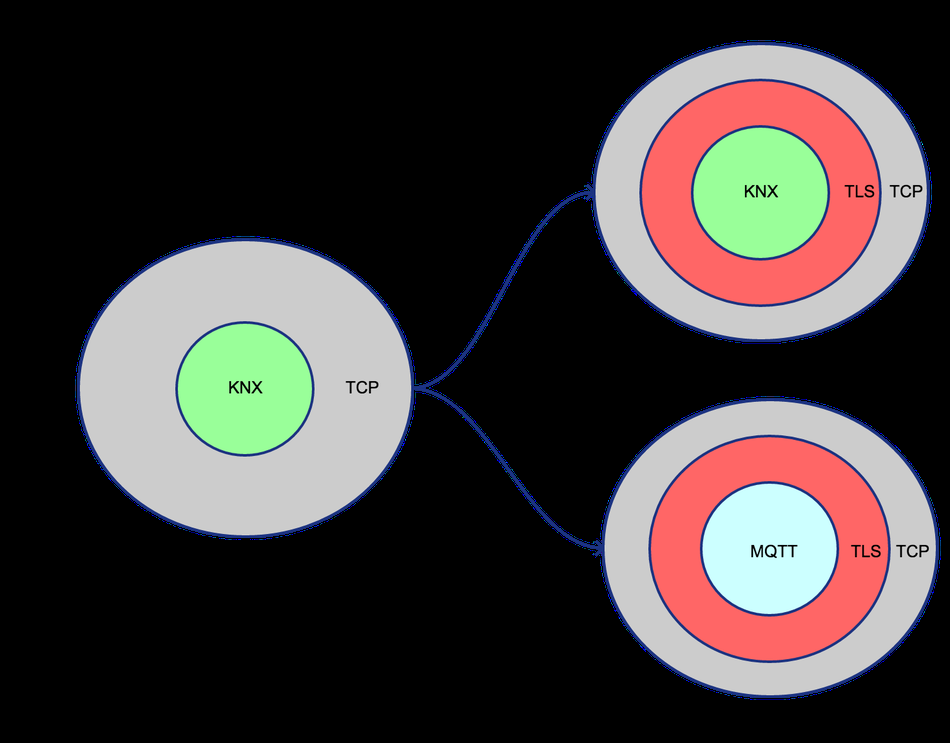
#> input picture DataScience/AnacondaProjects/cross_section_of_communication_pipe.png, 950 x 743 px, shrunk from 1474 x 1152 before the run
$ python opencv_erosion_dilation.py
#> lines starting #> are read from the running program, lines starting #| are printed output that depends on the picture
import cv2
import numpy as np

img = cv2.imread('./cross_section_of_communication_pipe.png', 0)
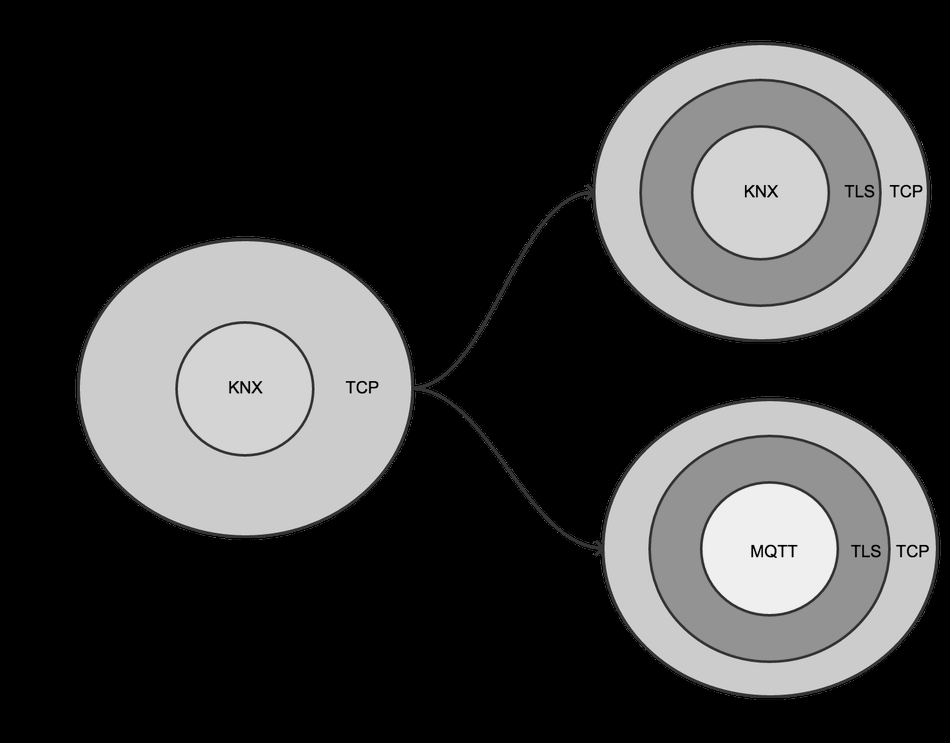
#> img: shape (743, 950); min 0, max 246, mean 62.1
kernel = np.ones((5,5), np.uint8)

img_erosion = cv2.erode(img, kernel, iterations=1)
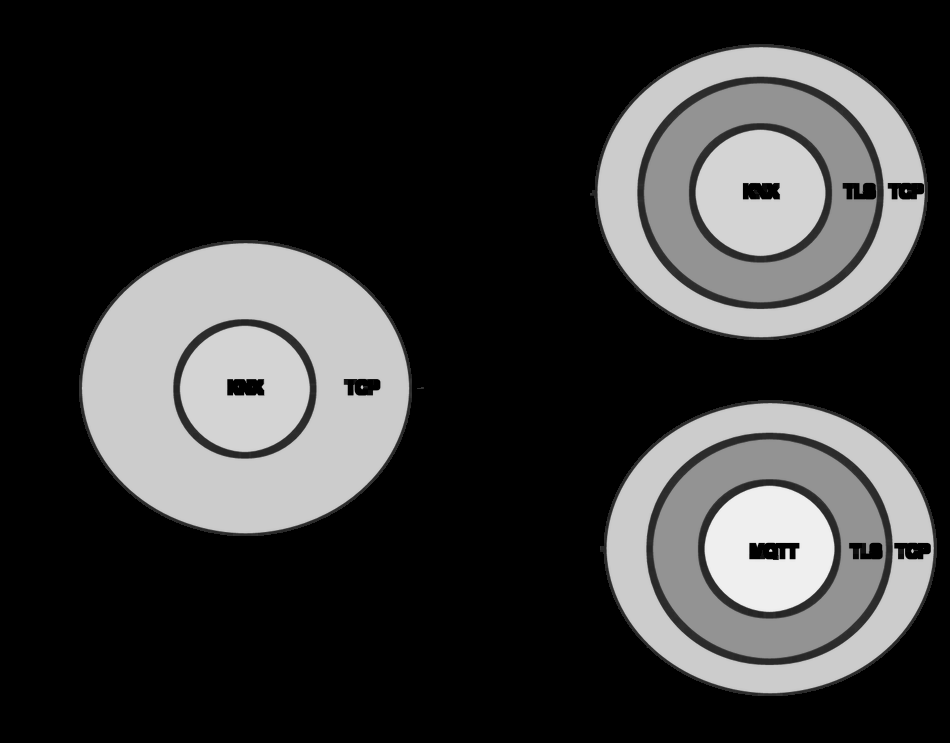
#> img_erosion: shape (743, 950); min 0, max 239, mean 55.9
img_dilation = cv2.dilate(img, kernel, iterations=1)
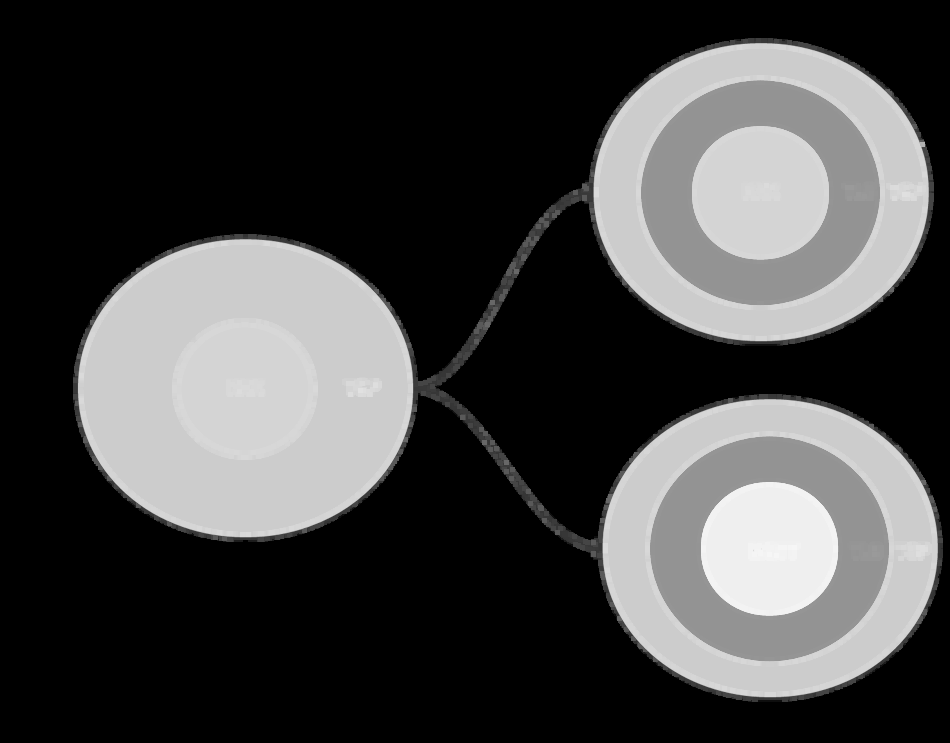
#> img_dilation: shape (743, 950); min 0, max 246, mean 67.4

cv2.imshow('Input', img)
cv2.imshow('Erosion', img_erosion)
cv2.imshow('Dilation', img_dilation)

cv2.waitKey(10000)
